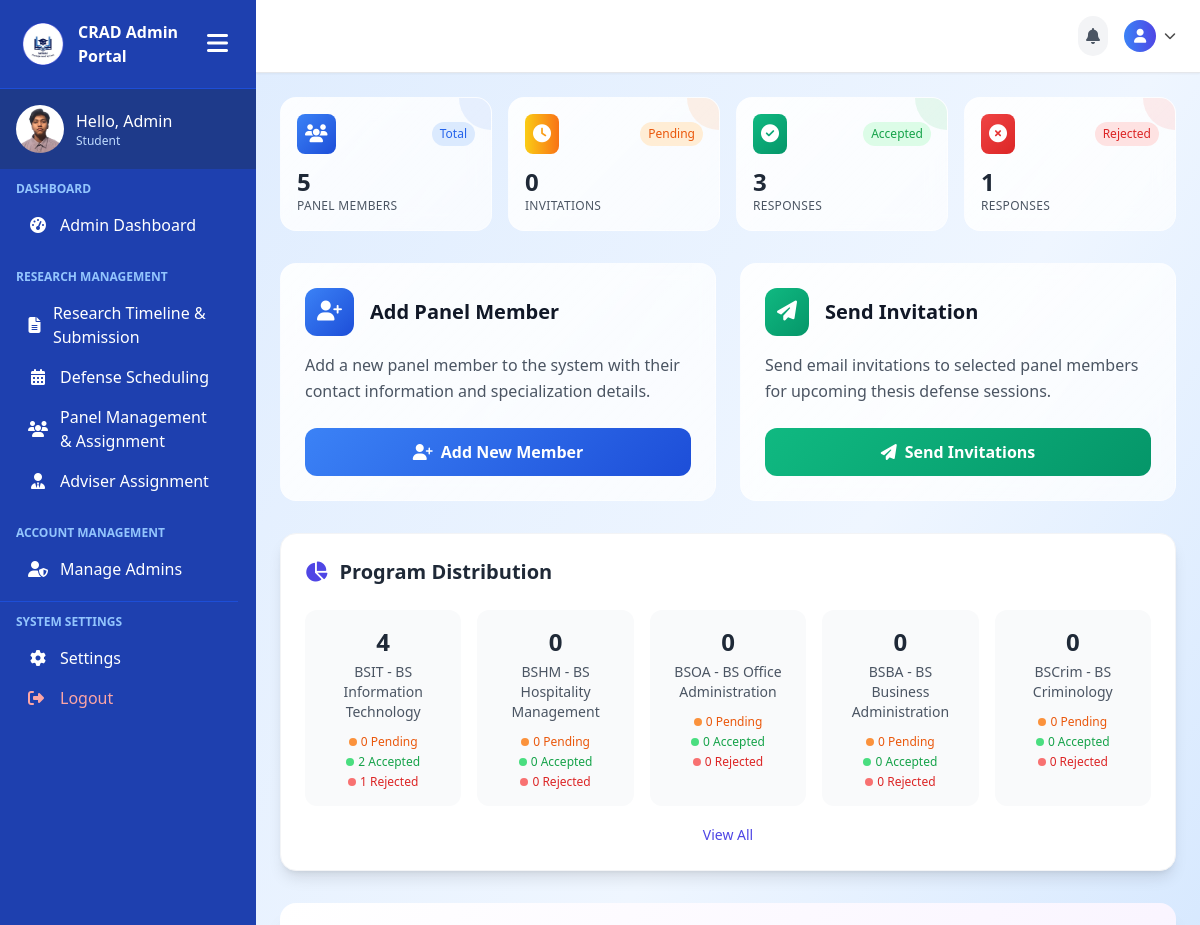
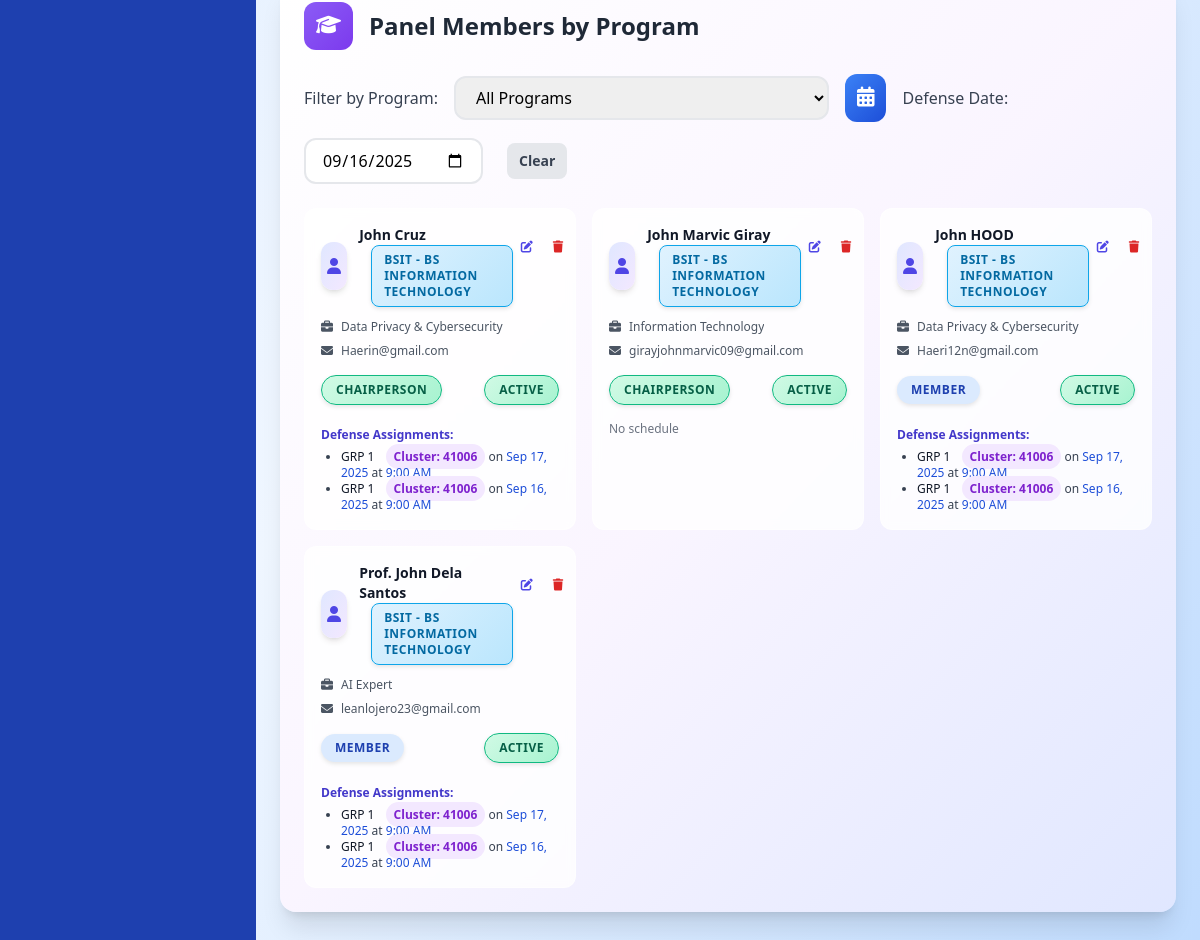
The app's page /admin-pages/panel-assignment.php (signed in) with its own data (2 pictures, top to bottom).
### tables this page shows
CREATE TABLE `user_tbl` (
  `user_id` int(11) NOT NULL,
  `email` varchar(150) NOT NULL,
  `password` varchar(255) NOT NULL,
  `role` enum('Admin','Faculty','Student') NOT NULL DEFAULT 'Student',
  `created_at` timestamp NOT NULL DEFAULT current_timestamp()
);

CREATE TABLE `panel_members` (
  `id` int(11) NOT NULL,
  `first_name` varchar(50) NOT NULL,
  `last_name` varchar(50) NOT NULL,
  `email` varchar(100) NOT NULL,
  `specialization` varchar(100) NOT NULL,
  `program` varchar(50) DEFAULT NULL,
  `status` enum('active','inactive') DEFAULT 'active',
  `role` enum('chairperson','member') NOT NULL DEFAULT 'member',
  `created_at` timestamp NOT NULL DEFAULT current_timestamp(),
  `updated_at` timestamp NOT NULL DEFAULT current_timestamp() ON UPDATE current_timestamp()
);

CREATE TABLE `defense_panel` (
  `id` int(11) NOT NULL,
  `defense_id` int(11) NOT NULL,
  `faculty_id` int(11) NOT NULL,
  `role` enum('chair','member') DEFAULT 'member',
  `created_at` timestamp NOT NULL DEFAULT current_timestamp()
);

CREATE TABLE `groups` (
  `id` int(11) NOT NULL,
  `name` varchar(255) NOT NULL,
  `program` varchar(50) NOT NULL,
  `cluster_id` int(11) DEFAULT NULL,
  `join_code` varchar(10) DEFAULT NULL,
  `created_at` timestamp NOT NULL DEFAULT current_timestamp()
);

CREATE TABLE `clusters` (
  `id` int(11) NOT NULL,
  `program` varchar(100) NOT NULL,
  `cluster` varchar(50) NOT NULL,
  `school_year` varchar(20) NOT NULL,
  `faculty_id` int(11) DEFAULT NULL,
  `assigned_date` date DEFAULT NULL,
  `student_count` int(11) DEFAULT 0,
  `capacity` int(11) DEFAULT 50,
  `status` enum('assigned','pending','unassigned') DEFAULT 'unassigned',
  `created_date` timestamp NOT NULL DEFAULT current_timestamp() ON UPDATE current_timestamp()
);

CREATE TABLE `defense_schedules` (
  `id` int(11) NOT NULL,
  `group_id` int(11) DEFAULT NULL,
  `defense_date` date DEFAULT NULL,
  `start_time` time DEFAULT NULL,
  `end_time` time DEFAULT NULL,
  `room_id` int(11) DEFAULT NULL,
  `status` enum('scheduled','completed','cancelled','failed','passed') DEFAULT 'scheduled',
  `created_at` timestamp NOT NULL DEFAULT current_timestamp(),
  `defense_type` enum('pre_oral','final','pre_oral_redefense','final_redefense') DEFAULT NULL,
  `defense_result` enum('pending','passed','failed','redefense') DEFAULT 'pending',
  `parent_defense_id` int(11) DEFAULT NULL,
  `redefense_reason` text DEFAULT NULL,
  `is_redefense` tinyint(1) DEFAULT 0,
  `completed_at` timestamp NULL DEFAULT NULL,
  `updated_at` timestamp NOT NULL DEFAULT current_timestamp() ON UPDATE current_timestamp()
);

### admin-pages/panel-assignment.php (the view, shortened to what the rows shown need)
<?php
include('../includes/connection.php');
$programs = [
    'bsit' => 'BSIT - BS Information Technology',
    'bshm' => 'BSHM - BS Hospitality Management',
    'bsoa' => 'BSOA - BS Office Administration',
    'bsba' => 'BSBA - BS Business Administration',
    'bscrim' => 'BSCrim - BS Criminology',
    'beed' => 'BEEd - Bachelor of Elementary Education',
    'bsed' => 'BSEd - Bachelor of Secondary Education',
    'bscpe' => 'BSCpE - BS Computer Engineering',
    'bstm' => 'BSTM - BS Tourism Management',
    'bsentrep' => 'BSEntrep - BS Entrepreneurship',
    'bsais' => 'BSAIS - BS Accounting Information System',
    'bspsych' => 'BSPsych - BS Psychology',
    'blis' => 'BLIS - BL Information Science'
];
$panel_query = "SELECT * FROM panel_members ORDER BY program, last_name, first_name";
$panel_result = $conn->query($panel_query);
$panel_members_by_program = [];
while ($row = $panel_result->fetch_assoc()) {
    $program = $row['program'];
    if (!isset($panel_members_by_program[$program])) {
        $panel_members_by_program[$program] = [];
    }
    $assignments = [];
    $defense_panel_query = "SELECT dp.*, ds.defense_date, ds.start_time, ds.end_time, ds.group_id, g.name as group_name, c.cluster as cluster_name
        FROM defense_panel dp
        JOIN defense_schedules ds ON dp.defense_id = ds.id
        JOIN groups g ON ds.group_id = g.id
        LEFT JOIN clusters c ON g.cluster_id = c.id
        WHERE dp.faculty_id = " . intval($row['id']) . "
        ORDER BY ds.defense_date DESC, ds.start_time DESC";
    $defense_panel_result = $conn->query($defense_panel_query);
    while ($ap = $defense_panel_result->fetch_assoc()) {
        $assignments[] = $ap;
    }
    $row['defense_assignments'] = $assignments;
    $panel_members_by_program[$program][] = $row;
}
?>
<!DOCTYPE html>
<html lang="en">
<head>
    <script src="https://cdn.tailwindcss.com"></script>
    <link rel="stylesheet" href="https://cdn.jsdelivr.net/npm/flatpickr/dist/flatpickr.min.css">
    <link rel="stylesheet" href="https://cdnjs.cloudflare.com/ajax/libs/font-awesome/6.0.0/css/all.min.css">
</head>
<body class="bg-gradient-to-br from-blue-100 via-blue-50 to-blue-200 h-screen overflow-hidden">
    <div class="min-h-screen flex">
        <?php include('../includes/admin-sidebar.php'); ?>
        <main class="flex-1 overflow-y-auto p-6">
<div class="bg-white rounded-2xl p-6 mb-8 shadow-lg border border-gray-100">
    <div class="flex items-center justify-between mb-6">
        <h2 class="text-xl font-bold text-gray-800 flex items-center">
            <i class="fas fa-chart-pie text-indigo-600 mr-3"></i>
            Program Distribution
        </h2>
    </div>
</div>
            <div class="bg-gradient-to-br from-white via-purple-50 to-indigo-100 rounded-2xl p-6 mb-8 animate-scale-in shadow-xl border-0">
                <div class="flex items-center mb-6">
                    <h2 class="text-2xl font-bold text-gray-800">
                        Panel Members by Program
                    </h2>
                </div>
                <?php
                $first = true;
                foreach ($programs as $program_key => $program_name):
                    $members = $panel_members_by_program[$program_key] ?? [];
                ?>
                <div class="program-content <?php echo $first ? 'active' : ''; ?>" id="program-<?php echo $program_key; ?>">
                    <?php if (count($members) > 0): ?>
                        <div class="grid grid-cols-1 md:grid-cols-2 lg:grid-cols-3 gap-4">
                            <?php foreach ($members as $row): ?>
                            <div class="bg-white/80 backdrop-blur-sm rounded-xl p-4 border border-white/40 hover:shadow-lg transition-all duration-300 hover:-translate-y-1 panel-member-card">
                                <div class="flex items-start justify-between mb-3">
                                    <div class="flex items-center">
                                        <div class="w-12 h-12 rounded-xl bg-gradient-to-br from-indigo-100 to-purple-100 flex items-center justify-center shadow-md mr-3">
                                            <i class="fas fa-user text-indigo-600"></i>
                                        </div>
                                        <div>
                                                <h3 class="font-bold text-gray-900 text-sm"><?php echo $row['first_name'] . ' ' . $row['last_name']; ?></h3>
                                                <span class="text-xs <?php echo $row['program'] . '-badge'; ?> program-badge">
                                                    <?php echo $programs[$row['program']]; ?>
                                                </span>
                                            </div>
                                    </div>
                                    <div class="flex space-x-1">
                                        <a href="admin-pages/panel-assignment.php?edit_id=<?php echo $row['id']; ?>" class="p-2 text-indigo-600 hover:bg-indigo-100 rounded-lg transition-colors" title="Edit">
                                            <i class="fas fa-edit text-xs"></i>
                                        </a>
                                        <button type="button" onclick="showDeleteModal(<?php echo $row['id']; ?>)" class="p-2 text-red-600 hover:bg-red-100 rounded-lg transition-colors" title="Delete">
                                            <i class="fas fa-trash text-xs"></i>
                                        </button>
                                    </div>
                                </div>
                                <div class="space-y-2">
                                    <div class="flex items-center text-xs text-gray-600">
                                        <i class="fas fa-briefcase mr-2 w-3"></i>
                                        <span class="truncate"><?php echo $row['specialization']; ?></span>
                                    </div>
                                    <div class="flex items-center text-xs text-gray-600">
                                        <i class="fas fa-envelope mr-2 w-3"></i>
                                        <span class="truncate"><?php echo $row['email']; ?></span>
                                    </div>
                                    <div class="flex items-center justify-between pt-2">
                                        <span class="status-badge <?php echo $row['role'] == 'chairperson' ? 'status-accepted' : 'bg-blue-100 text-blue-800'; ?> text-xs">
                                            <?php echo ucfirst($row['role']); ?>
                                        </span>
                                        <span class="status-badge <?php echo $row['status'] == 'active' ? 'status-accepted' : 'bg-gray-100 text-gray-800'; ?> text-xs">
                                            <?php echo ucfirst($row['status']); ?>
                                        </span>
                                    </div>
                                    <?php
                                    $selectedDate = isset($_GET['defense_date']) ? $_GET['defense_date'] : '';
                                    $assignments = $row['defense_assignments'];
                                    $filteredAssignments = [];
                                    if (!empty($selectedDate)) {
                                        foreach ($assignments as $as) {
                                            if ($as['defense_date'] === $selectedDate) {
                                                $filteredAssignments[] = $as;
                                            }
                                        }
                                    } else {
                                        $filteredAssignments = $assignments;
                                    }
                                    ?>
                                    <?php if (!empty($filteredAssignments)): ?>
                                    <div class="pt-2">
                                        <span class="text-xs font-semibold text-indigo-700">Defense Assignments:</span>
                                        <ul class="list-disc ml-5 mt-1 text-xs text-gray-700">
                                            <?php foreach ($filteredAssignments as $as): ?>
                                                <li>
                                                    <span class="font-medium text-gray-900"><?php echo $as['group_name']; ?></span>
                                                    <?php if (!empty($as['cluster_name'])): ?>
                                                        <span class="ml-2 px-2 py-1 bg-purple-100 text-purple-700 rounded-full text-xs font-semibold">Cluster: <?php echo htmlspecialchars($as['cluster_name']); ?></span>
                                                    <?php endif; ?>
                                                    on <span class="text-blue-700 defense-date" data-date="<?php echo $as['defense_date']; ?>"><?php echo date('M j, Y', strtotime($as['defense_date'])); ?></span>
                                                    at <span class="text-blue-700"><?php echo date('g:i A', strtotime($as['start_time'])); ?></span>
                                                </li>
                                            <?php endforeach; ?>
                                        </ul>
                                    </div>
                                    <?php else: ?>
                                    <div class="pt-2 text-xs text-gray-500">No schedule</div>
                                    <?php endif; ?>
                                </div>
                            </div>
                            <?php endforeach; ?>
                        </div>
                    <?php endif; ?>
                </div>
                <?php
                $first = false;
                endforeach;
                ?>
            </div>
</body>
</html>

### includes/admin-sidebar.php (shortened to what the rows shown need)
<?php
include("../includes/connection.php");
$user_id = $_SESSION['user_id'];
$sql = "SELECT role FROM user_tbl WHERE user_id = ?";
$stmt = $conn->prepare($sql);
$stmt->bind_param("i", $user_id);
$stmt->execute();
$result = $stmt->get_result();
$user = $result->fetch_assoc();
$role = $user['role'];
$greeting = "Hello, " . match($role) {
    'admin' => 'Admin',
    'student' => 'Student',
    default => 'Admin'
};
?>
<!DOCTYPE html>
<html lang="en">
<head>
    <script src="https://cdn.tailwindcss.com"></script>
    <link rel="stylesheet" href="https://cdnjs.cloudflare.com/ajax/libs/font-awesome/6.5.0/css/all.min.css">
</head>
<body>
<div class="sidebar sidebar-transition bg-blue-800 text-white flex flex-col hidden md:flex h-screen w-64" id="sidebar">
    <div class="p-4 flex items-center space-x-3 bg-blue-900">
        <div>
            <p class="font-medium profile-name"><?php echo htmlspecialchars($greeting); ?></p>
            <p class="text-xs text-blue-200 profile-role"><?php echo htmlspecialchars($role); ?></p>
        </div>
    </div>
</div>
</body>
</html>

### records on screen
user_tbl: role "Hello, Admin", role "Student"
panel_members: first_name "John", last_name "Cruz", program "BSIT - BS INFORMATION TECHNOLOGY", specialization "Data Privacy & Cybersecurity", email "Haerin@gmail.com", role "CHAIRPERSON", status "ACTIVE"
defense_panel: groups.name "GRP 1", clusters.cluster "41006", defense_schedules.defense_date "Sep 17, 2025", defense_schedules.start_time "9:00 AM"
defense_panel: groups.name "GRP 1", clusters.cluster "41006", defense_schedules.defense_date "Sep 16, 2025", defense_schedules.start_time "9:00 AM"
panel_members: first_name "John Marvic", last_name "Giray", program "BSIT - BS INFORMATION TECHNOLOGY", specialization "Information Technology", email "girayjohnmarvic09@gmail.com", role "CHAIRPERSON", status "ACTIVE", shows "No schedule"
panel_members: first_name "John", last_name "HOOD", program "BSIT - BS INFORMATION TECHNOLOGY", specialization "Data Privacy & Cybersecurity", email "Haeri12n@gmail.com", role "MEMBER", status "ACTIVE"
defense_panel: groups.name "GRP 1", clusters.cluster "41006", defense_schedules.defense_date "Sep 17, 2025", defense_schedules.start_time "9:00 AM"
defense_panel: groups.name "GRP 1", clusters.cluster "41006", defense_schedules.defense_date "Sep 16, 2025", defense_schedules.start_time "9:00 AM"
panel_members: first_name "Prof. John Dela", last_name "Santos", program "BSIT - BS INFORMATION TECHNOLOGY", specialization "AI Expert", email "leanlojero23@gmail.com", role "MEMBER", status "ACTIVE"
defense_panel: groups.name "GRP 1", clusters.cluster "41006", defense_schedules.defense_date "Sep 17, 2025", defense_schedules.start_time "9:00 AM"
defense_panel: groups.name "GRP 1", clusters.cluster "41006", defense_schedules.defense_date "Sep 16, 2025", defense_schedules.start_time "9:00 AM"

### other values on screen
count($all_panel_members) "5"
$stats['pending'] "0"
$stats['accepted'] "3"
$stats['rejected'] "1"
$member_count "4"
$program_name "BSIT - BS Information Technology"
$program_stats_data['pending'] "0"
$program_stats_data['accepted'] "2"
$program_stats_data['rejected'] "1"
$member_count "0"
$program_name "BSHM - BS Hospitality Management"
$program_stats_data['accepted'] "0"
$program_stats_data['rejected'] "0"
$program_name "BSOA - BS Office Administration"
$program_name "BSBA - BS Business Administration"
